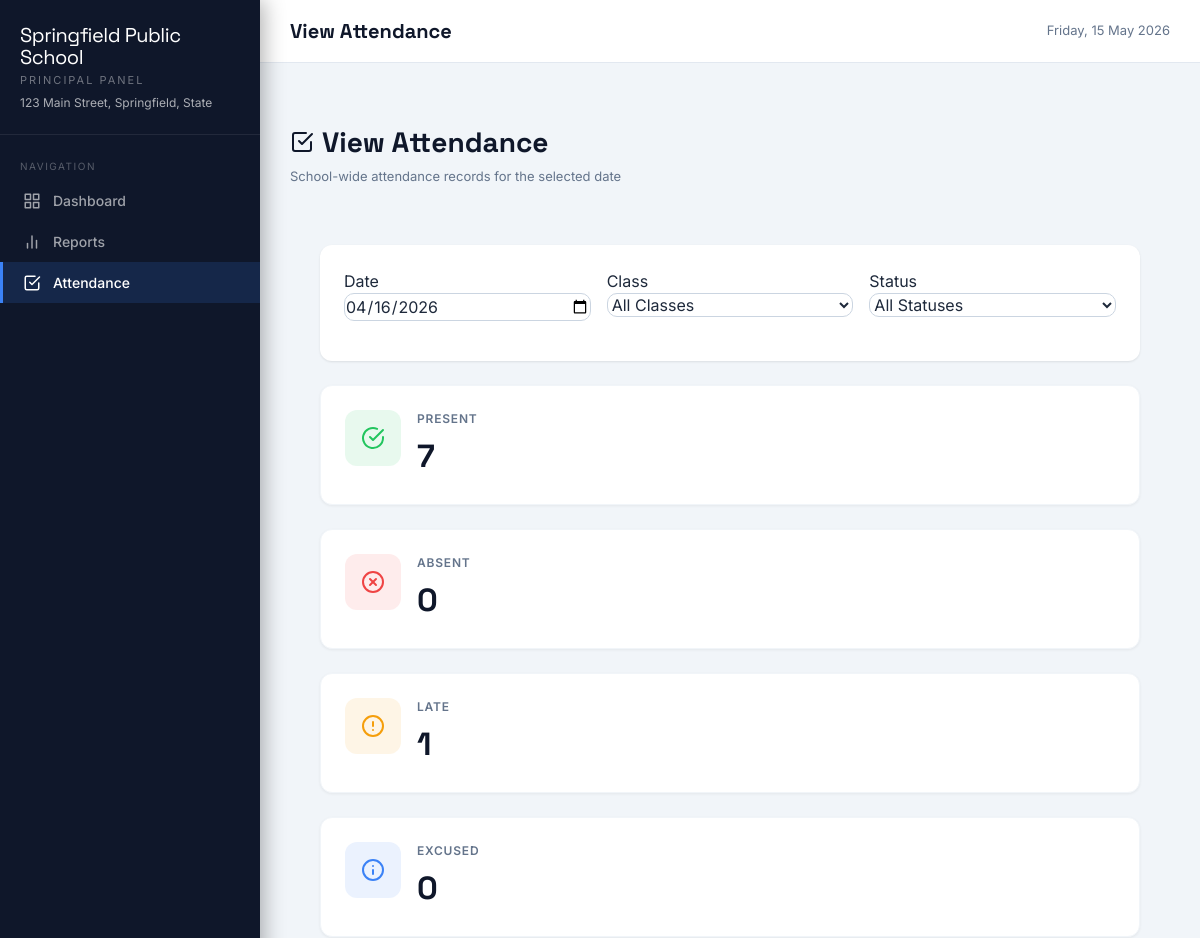
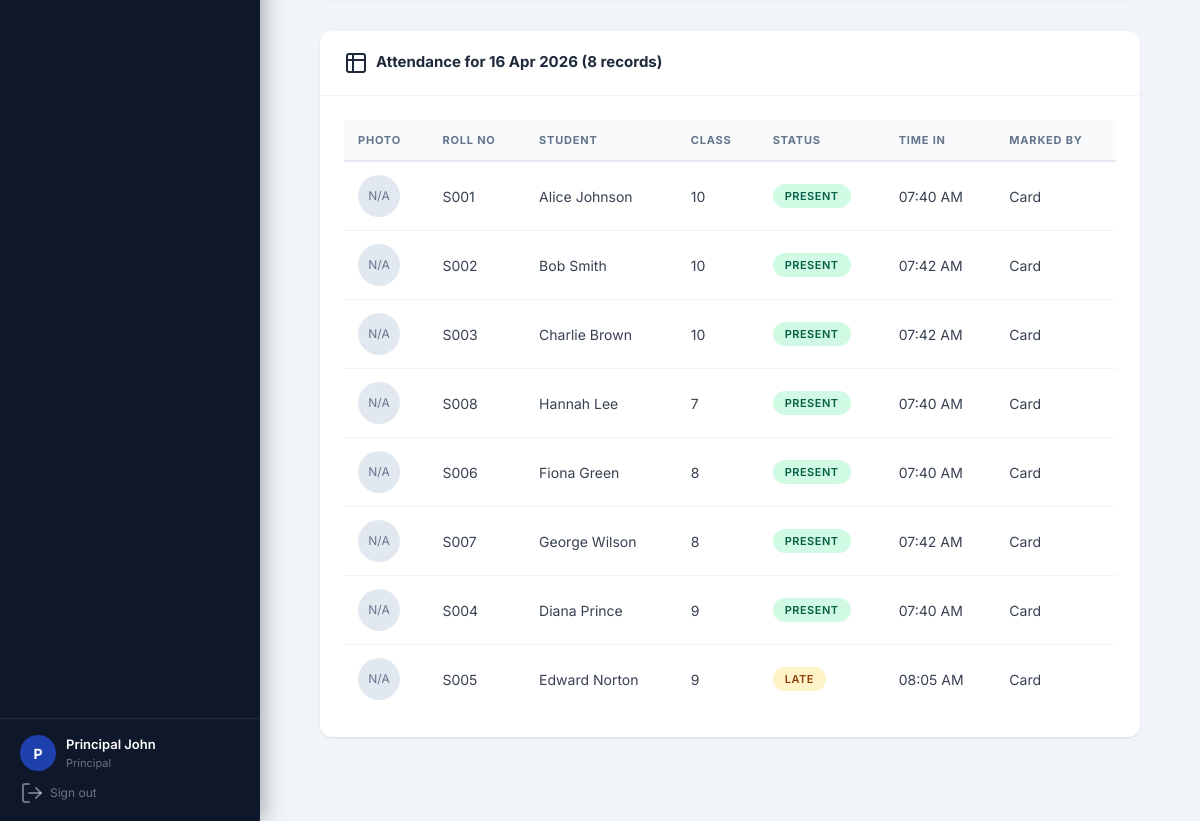
Page /principal/attendance.php?date=2026-04-16 (signed in) on the committed database (2 pictures, top to bottom).
### tables this page shows
CREATE TABLE IF NOT EXISTS settings (
    id INT AUTO_INCREMENT PRIMARY KEY,
    setting_key VARCHAR(100) UNIQUE NOT NULL,
    setting_value TEXT,
    description VARCHAR(255),
    updated_at TIMESTAMP DEFAULT CURRENT_TIMESTAMP ON UPDATE CURRENT_TIMESTAMP
);

CREATE TABLE IF NOT EXISTS student_attendance (
    id INT AUTO_INCREMENT PRIMARY KEY,
    student_id INT NOT NULL,
    date DATE NOT NULL,
    time_in TIME,
    status ENUM('present','absent','late','excused') DEFAULT 'present',
    marked_by ENUM('card','manual','system') DEFAULT 'card',
    marked_by_user_id INT,
    notes TEXT,
    created_at TIMESTAMP DEFAULT CURRENT_TIMESTAMP,
    updated_at TIMESTAMP DEFAULT CURRENT_TIMESTAMP ON UPDATE CURRENT_TIMESTAMP,
    FOREIGN KEY (student_id) REFERENCES students(id) ON DELETE CASCADE,
    UNIQUE KEY unique_student_date (student_id, date)
);

CREATE TABLE IF NOT EXISTS students (
    id INT AUTO_INCREMENT PRIMARY KEY,
    name VARCHAR(100) NOT NULL,
    roll_number VARCHAR(50) UNIQUE NOT NULL,
    class VARCHAR(20) NOT NULL,
    section VARCHAR(10),
    card_uid VARCHAR(100) UNIQUE,
    parent_email VARCHAR(150),
    parent_phone VARCHAR(20),
    photo VARCHAR(255),
    date_of_birth DATE,
    address TEXT,
    is_active TINYINT(1) DEFAULT 1,
    created_at TIMESTAMP DEFAULT CURRENT_TIMESTAMP,
    updated_at TIMESTAMP DEFAULT CURRENT_TIMESTAMP ON UPDATE CURRENT_TIMESTAMP
);

### config.php (called while the page is built, shortened)
<?php
function getDB() {
    static $pdo = null;
    if ($pdo === null) {
        try {
            $dsn = "mysql:host=" . DB_HOST . ";port=" . DB_PORT . ";dbname=" . DB_NAME . ";charset=utf8mb4";
            $options = [
                PDO::ATTR_ERRMODE            => PDO::ERRMODE_EXCEPTION,
                PDO::ATTR_DEFAULT_FETCH_MODE => PDO::FETCH_ASSOC,
                PDO::ATTR_EMULATE_PREPARES   => false,
            ];
            $pdo = new PDO($dsn, DB_USER, DB_PASS, $options);
        } catch (PDOException $e) {
            die(json_encode(['error' => 'Database connection failed: ' . $e->getMessage()]));
        }
    }
    return $pdo;
}
function getSetting($key) {
    try {
        $db = getDB();
        $stmt = $db->prepare("SELECT setting_value FROM settings WHERE setting_key = ?");
        $stmt->execute([$key]);
        $row = $stmt->fetch();
        return $row ? $row['setting_value'] : null;
    } catch (Exception $e) {
        return null;
    }
}
function formatDate($date) {
    return date('d M Y', strtotime($date));
}
function formatTime($time) {
    return date('h:i A', strtotime($time));
}
?>

### auth.php (called while the page is built, shortened)
<?php
require_once __DIR__ . '/config.php';
function isLoggedIn() {
    return true;
}
function getCurrentUser() {
    return [
        'id'   => $_SESSION['user_id'],
        'name' => $_SESSION['user_name'],
        'email'=> $_SESSION['user_email'],
        'role' => $_SESSION['role'],
    ];
}
?>

### principal/attendance.php (the view, shortened to what this page needs)
<?php
$pageTitle = 'View Attendance';
require_once __DIR__ . '/../auth.php';
require_once __DIR__ . '/../header.php';
$db = getDB();
$filterDate = $_GET['date'] ?? date('Y-m-d');
$query = "
    SELECT sa.*, s.name, s.roll_number, s.class, s.section
    FROM student_attendance sa
    JOIN students s ON s.id = sa.student_id
    WHERE sa.date = ?
";
$params = [$filterDate];
$query .= " ORDER BY s.class, s.roll_number";
$stmt = $db->prepare($query);
$stmt->execute($params);
$attendance = $stmt->fetchAll();
$stmt = $db->prepare("
    SELECT
        status,
        COUNT(*) as count
    FROM student_attendance
    WHERE date = ?
    GROUP BY status
");
$stmt->execute([$filterDate]);
$stats = $stmt->fetchAll();
$statsMap = [];
foreach ($stats as $stat) {
    $statsMap[$stat['status']] = $stat['count'];
}
?>
<div class="page-header">
    <div class="header-content">
        <h1><i data-feather="check-square"></i> View Attendance</h1>
        <p>School-wide attendance records for the selected date</p>
    </div>
</div>
<div class="page-content">
    <div class="card mb-6">
        <div class="card-body">
            <form method="GET" class="form">
                <div class="form-row">
                    <div class="form-group">
                        <label>Date</label>
                        <input type="date" name="date" value="<?= $filterDate ?>" onchange="this.form.submit()">
                    </div>
                    <div class="form-group">
                        <label>Class</label>
                        <select name="class" onchange="this.form.submit()">
                            <option value="">All Classes</option>
                        </select>
                    </div>
                    <div class="form-group">
                        <label>Status</label>
                        <select name="status" onchange="this.form.submit()">
                            <option value="">All Statuses</option>
                        </select>
                    </div>
                </div>
            </form>
        </div>
    </div>
    <div class="grid grid-cols-1 md:grid-cols-4 gap-6 mb-8">
        <div class="stat-card">
            <div class="stat-icon" style="background:rgba(34,197,94,.1)">
                <i data-feather="check-circle" style="color:#22c55e"></i>
            </div>
            <div class="stat-content">
                <p class="stat-label">Present</p>
                <p class="stat-value"><?= $statsMap['present'] ?? 0 ?></p>
            </div>
        </div>
        <div class="stat-card">
            <div class="stat-icon" style="background:rgba(239,68,68,.1)">
                <i data-feather="x-circle" style="color:#ef4444"></i>
            </div>
            <div class="stat-content">
                <p class="stat-label">Absent</p>
                <p class="stat-value"><?= $statsMap['absent'] ?? 0 ?></p>
            </div>
        </div>
        <div class="stat-card">
            <div class="stat-icon" style="background:rgba(245,158,11,.1)">
                <i data-feather="alert-circle" style="color:#f59e0b"></i>
            </div>
            <div class="stat-content">
                <p class="stat-label">Late</p>
                <p class="stat-value"><?= $statsMap['late'] ?? 0 ?></p>
            </div>
        </div>
        <div class="stat-card">
            <div class="stat-icon" style="background:rgba(59,130,246,.1)">
                <i data-feather="info" style="color:#3b82f6"></i>
            </div>
            <div class="stat-content">
                <p class="stat-label">Excused</p>
                <p class="stat-value"><?= $statsMap['excused'] ?? 0 ?></p>
            </div>
        </div>
    </div>
    <div class="card">
        <div class="card-header">
            <h3><i data-feather="table"></i> Attendance for <?= formatDate($filterDate) ?> (<?= count($attendance) ?> records)</h3>
        </div>
        <div class="card-body">
            <div class="table-wrapper">
                <table class="table">
                    <thead>
                        <tr>
                            <th>Photo</th>
                            <th>Roll No</th>
                            <th>Student</th>
                            <th>Class</th>
                            <th>Status</th>
                            <th>Time In</th>
                            <th>Marked By</th>
                        </tr>
                    </thead>
                    <tbody>
                        <?php if (empty($attendance)): ?>
                        <tr><td colspan="7" style="text-align:center;padding:20px;color:#6b7280">No records found</td></tr>
                        <?php else: ?>
                            <?php foreach ($attendance as $record): ?>
                            <tr>
                                <td>
                                    <?php if (!empty($record['photo'])): ?>
                                    <img src="<?= htmlspecialchars($record['photo']) ?>" alt="<?= htmlspecialchars($record['name']) ?>" style="width:42px;height:42px;border-radius:9999px;object-fit:cover;border:1px solid #e2e8f0;">
                                    <?php else: ?>
                                    <div style="width:42px;height:42px;border-radius:9999px;background:#e2e8f0;display:inline-flex;align-items:center;justify-content:center;color:#64748b;font-size:12px;">N/A</div>
                                    <?php endif; ?>
                                </td>
                                <td><?= htmlspecialchars($record['roll_number']) ?></td>
                                <td><?= htmlspecialchars($record['name']) ?></td>
                                <td><?= htmlspecialchars($record['class']) ?></td>
                                <td><span class="badge badge-<?= $record['status'] ?>"><?= ucfirst($record['status']) ?></span></td>
                                <td><?= $record['time_in'] ? formatTime($record['time_in']) : '-' ?></td>
                                <td><?= ucfirst($record['marked_by']) ?></td>
                            </tr>
                            <?php endforeach; ?>
                        <?php endif; ?>
                    </tbody>
                </table>
            </div>
        </div>
    </div>
</div>
<?php require_once __DIR__ . '/../footer.php'; ?>

### header.php (shortened to what this page needs)
<?php
$user = getCurrentUser();
$role = $user['role'] ?? '';
$schoolName = getSetting('school_name') ?: APP_NAME;
$schoolAddress = getSetting('school_address');
$navItems = [];
if ($role === 'admin') {
    $navItems = [
        ['url'=>'dashboard.php','icon'=>'grid','label'=>'Dashboard'],
        ['url'=>'students.php','icon'=>'users','label'=>'Students'],
        ['url'=>'teachers.php','icon'=>'briefcase','label'=>'Teachers'],        ['url'=>'principals.php','icon'=>'user-check','label'=>'Principals'],        ['url'=>'attendance.php','icon'=>'check-square','label'=>'Attendance'],
        ['url'=>'daily-report.php','icon'=>'calendar','label'=>'Daily Report'],
        ['url'=>'performance.php','icon'=>'trending-up','label'=>'Performance'],
        ['url'=>'reports.php','icon'=>'bar-chart-2','label'=>'Reports'],
        ['url'=>'logs.php','icon'=>'file-text','label'=>'Logs'],
        ['url'=>'settings.php','icon'=>'settings','label'=>'Settings'],
    ];
} elseif ($role === 'principal') {
    $navItems = [
        ['url'=>'dashboard.php','icon'=>'grid','label'=>'Dashboard'],
        ['url'=>'reports.php','icon'=>'bar-chart-2','label'=>'Reports'],
        ['url'=>'attendance.php','icon'=>'check-square','label'=>'Attendance'],
    ];
}
$currentPage = basename($_SERVER['PHP_SELF']);
?>
<!DOCTYPE html>
<html lang="en">
<head>
    <script src="https://cdn.tailwindcss.com"></script>
</head>
<body>
<div class="sidebar" id="sidebar">
    <div class="sidebar-logo">
        <div class="logo-text">
            <h1><?= htmlspecialchars($schoolName) ?></h1>
            <div class="sidebar-role"><?= ucfirst($role) ?> Panel</div>
            <?php if ($schoolAddress): ?>
            <div class="sidebar-subtitle"><?= htmlspecialchars($schoolAddress) ?></div>
            <?php endif; ?>
        </div>
    </div>
    <nav class="nav-section">
        <div class="nav-label">Navigation</div>
        <?php foreach($navItems as $item): ?>
        <a href="<?= $item['url'] ?>" class="nav-item <?= $currentPage === $item['url'] ? 'active' : '' ?>">
            <i data-feather="<?= $item['icon'] ?>"></i>
            <?= $item['label'] ?>
        </a>
        <?php endforeach; ?>
    </nav>
    <div class="sidebar-footer">
        <div class="user-info">
            <div class="avatar"><?= strtoupper(substr($user['name'], 0, 1)) ?></div>
            <div class="user-details">
                <div class="user-name"><?= htmlspecialchars($user['name']) ?></div>
                <div class="user-role"><?= ucfirst($role) ?></div>
            </div>
        </div>
        <a href="../logout.php" class="logout-btn"><i data-feather="log-out"></i> Sign out</a>
    </div>
</div>
<div class="main-content">
    <div class="top-bar" style="margin-bottom:0">
        <div class="page-title"><?= htmlspecialchars($pageTitle ?? 'Dashboard') ?></div>
        <div style="display:flex;align-items:center;gap:12px;">
            <span style="font-size:13px;color:#64748b;"><?= date('l, d M Y') ?></span>
        </div>
    </div>
    <div class="page-wrapper" style="padding:30px;background:#f1f5f9;">

### rows in the picture
settings: setting_value "Springfield Public School"
settings: setting_value "123 Main Street, Springfield, State"
student_attendance: student.roll_number "S001", student.name "Alice Johnson", student.class "10", status "PRESENT", time_in "07:40 AM", marked_by "Card"
student_attendance: student.roll_number "S002", student.name "Bob Smith", student.class "10", status "PRESENT", time_in "07:42 AM", marked_by "Card"
student_attendance: student.roll_number "S003", student.name "Charlie Brown", student.class "10", status "PRESENT", time_in "07:42 AM", marked_by "Card"
student_attendance: student.roll_number "S008", student.name "Hannah Lee", student.class "7", status "PRESENT", time_in "07:40 AM", marked_by "Card"
student_attendance: student.roll_number "S006", student.name "Fiona Green", student.class "8", status "PRESENT", time_in "07:40 AM", marked_by "Card"
student_attendance: student.roll_number "S007", student.name "George Wilson", student.class "8", status "PRESENT", time_in "07:42 AM", marked_by "Card"
student_attendance: student.roll_number "S004", student.name "Diana Prince", student.class "9", status "PRESENT", time_in "07:40 AM", marked_by "Card"
student_attendance: student.roll_number "S005", student.name "Edward Norton", student.class "9", status "LATE", time_in "08:05 AM", marked_by "Card"

### other values in the picture
$role "PRINCIPAL"
$item['label'] "Dashboard"
$item['label'] "Reports"
$item['label'] "Attendance"
substr($user['name'], 0, 1) "P"
$user['name'] "Principal John"
$role "Principal"
$pageTitle "View Attendance"
$statsMap['present'] "7"
$statsMap['absent'] "0"
$statsMap['late'] "1"
$statsMap['excused'] "0"
count($attendance) "8"
